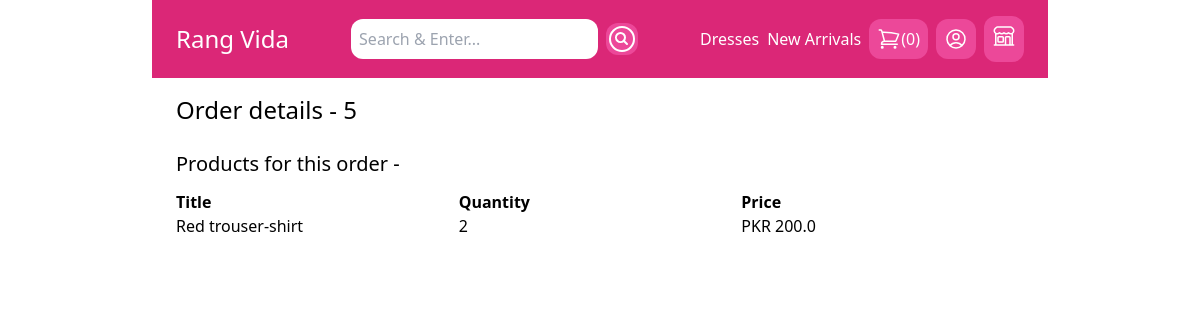
The app's page /my-store/order-detail/5/ (signed in) with its own data.
### store/models.py (models this page shows, shortened)
class Category(models.Model):
    title = models.CharField(max_length=50)
    slug = models.SlugField(max_length=50)
    class Meta:
        verbose_name_plural = 'Categories'

class Order(models.Model):
    created_by = models.ForeignKey(User, related_name= 'orders', on_delete=models.PROTECT, blank=True)
    created_at = models.DateTimeField(auto_now_add=True)
    first_name = models.CharField(max_length=255)
    last_name = models.CharField(max_length=255)
    address = models.CharField(max_length=255)
    city = models.CharField(max_length=255)
    zip_code = models.CharField(max_length=255)
    total_cost = models.IntegerField(default=0)
    paid_amount = models.IntegerField(blank=True, null=True)
    is_paid = models.BooleanField(default=False)
    payment_intent = models.CharField(max_length=255)

class OrderItem(models.Model):
    order = models.ForeignKey('Order', related_name='items', on_delete=models.CASCADE)
    product = models.ForeignKey('Product', related_name='items', on_delete=models.CASCADE)
    price = models.IntegerField()
    quantity = models.IntegerField(default=1)
    def get_display_price(self):
        return self.price / 100

class Product(models.Model):
    DRAFT = 'draft'
    AWAITING_APPROVAL = 'Waiting approval'
    ACTIVE = 'active'
    DELETED = 'deleted'
    STATUS_CHOICES = ((DRAFT, 'Draft'),
                      (AWAITING_APPROVAL,'Awaiting approval'),
                      (ACTIVE, 'Active'),
                      (DELETED, 'Deleted')
    )
    status = models.CharField(max_length=50, choices=STATUS_CHOICES, default=ACTIVE)
    user = models.ForeignKey(User, related_name='products', on_delete=models.CASCADE)
    category = models.ForeignKey(Category, related_name='products', on_delete=models.CASCADE)
    title = models.CharField(max_length=50)
    slug = models.SlugField(max_length=50)
    description = models.TextField(blank=True)
    price = models.IntegerField()
    image = models.ImageField(upload_to='uploads/product_images/', blank=True, null=True)
    thumbnail = models.ImageField(upload_to='uploads/product_images/thumbnail', blank=True, null=True)
    created_at = models.DateTimeField(auto_now_add=True)
    updated_at = models.DateTimeField(auto_now=True)
    class Meta:
        ordering = ('-created_at',)

### userprofile/views.py (the view)
# urls.py: path('my-store/order-detail/<int:pk>/', views.my_store_order_details, name='my_store_order_details'),
@login_required
def my_store_order_details(request, pk):
    order = get_object_or_404(Order, pk=pk)
    return render(request, 'userprofile/my_store_order_details.html', {
        'order': order
        })

### store/cart.py (called while the page is built)
    def __len__(self):
        return sum(item['quantity'] for item in self.cart.values())

### store/context_processors.py (called while the page is built)
def cart(request):
    return {'cart': Cart(request)}

### store/templatetags/menu.py (called while the page is built)
@register.inclusion_tag('core/menu.html')
def menu():
    categories = Category.objects.all()
    return {'categories': categories}

### userprofile/templates/userprofile/my_store_order_details.html (shortened to what this page needs)
{% extends 'core/base.html' %}
{% block content %}
   <h1  class="mb-6 text-2xl">Order details - {{ order.id }}</h1>
   <h2  class=" mb-3 text-xl">Products for this order - </h2>
   <div class="flex flex-wrap">
        <div class="w-1/3">
            <strong>Title</strong>
        </div>
        <div class="w-1/3">
            <strong>Quantity</strong>
        </div>
        <div class="w-1/3">
            <strong>Price</strong>
        </div>
   </div>
   {% for item in order.items.all %}
        {% if item.product.user == request.user %}
        <div class="flex flex-wrap">
            <div class="w-1/3">
                {{ item.product.title }}
            </div>
            <div class="w-1/3">
                {{ item.quantity}}
            </div>
            <div class="w-1/3">
                PKR {{ item.get_display_price }}
             </div>
        </div>
        {% endif %}
    {% endfor %}
{% endblock %}

### core/Templates/Core/menu.html (shortened to what this page needs)
{% for category in categories %}
    <a href="{% url 'category_detail' category.slug %}" class="text-white">{{ category.title }}</a>
{% endfor %}

### records on screen
Category: title "Dresses"
Category: title "New Arrivals"
Order: id "5"
OrderItem: product "Red trouser-shirt", quantity "2", get_display_price "200.0"

### other values on screen
{{ cart|length }} "0"
